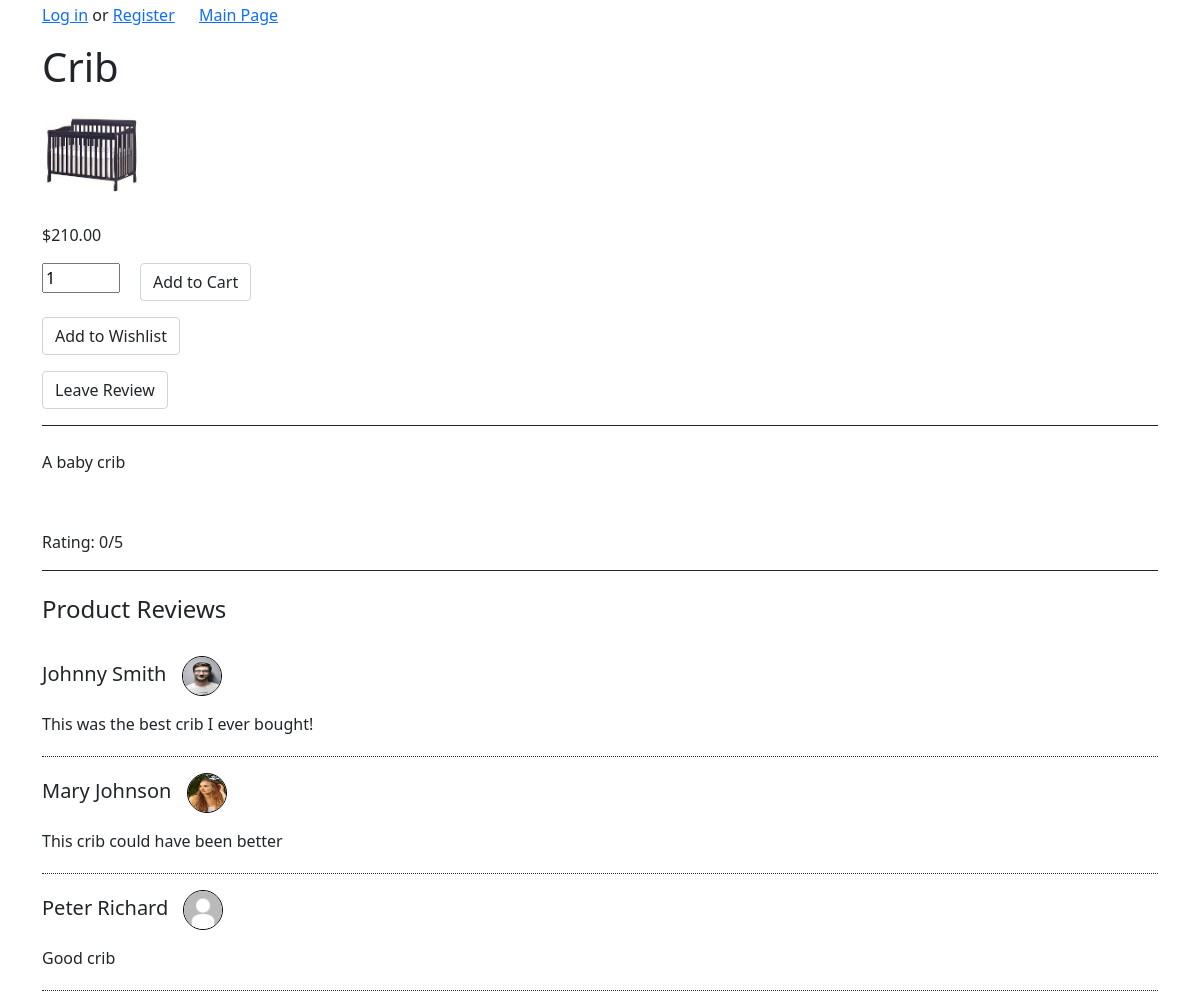
Screenshot of /Product/details/23 with the database file from the repository.
### tables this page shows
CREATE TABLE `product` (
  `product_id` int(11) NOT NULL,
  `name` varchar(50) NOT NULL,
  `description` text NOT NULL,
  `price` decimal(10,2) NOT NULL,
  `rating` int(2) NOT NULL,
  `image` varchar(50) NOT NULL DEFAULT 'shoppingCart.png',
  `category_name` varchar(100) NOT NULL,
  `seller_id` int(11) NOT NULL
);

CREATE TABLE `user` (
  `user_id` int(11) NOT NULL,
  `username` varchar(50) NOT NULL,
  `password_hash` varchar(100) NOT NULL,
  `first_name` varchar(50) NOT NULL,
  `last_name` varchar(50) NOT NULL,
  `role` varchar(10) NOT NULL
);

CREATE TABLE `client` (
  `client_id` int(11) NOT NULL,
  `payment_details` varchar(50) NOT NULL,
  `address` varchar(100) NOT NULL,
  `picture` varchar(50) NOT NULL DEFAULT 'default.jpg',
  `user_id` int(11) NOT NULL
);

CREATE TABLE `review` (
  `review_id` int(11) NOT NULL,
  `message` text NOT NULL,
  `product_id` int(11) NOT NULL,
  `client_id` int(11) NOT NULL
);

### app/core/App.php (called while the page is built, shortened)
<?php
	class App{
		private $method = 'index';
		public function __construct(){
			$url = self::parseUrl();
			if(isset($url[0])){
				unset($url[0]);
			}
			$this->controller = new $this->controller;
			if(isset($url[1])){
				if(method_exists($this->controller, $url[1])){
					$this->method = $url[1];
				}
				unset($url[1]);
			}
			$this->params = $url ? array_values($url) : [];
			call_user_func_array([$this->controller, $this->method], $this->params);
		}
		private static function parseUrl(){
			if(isset($_GET['url'])){
				return explode('/',
					filter_var(
						rtrim($_GET['url'], '/'),
						FILTER_SANITIZE_URL)
				);
			}
		}
	}

### index.php (called while the page is built, shortened)
<?php
	new \app\core\App();

### app/models/Product.php (called while the page is built, shortened)
<?php
class Product extends \app\core\Model{
	public function get($product_id){
		$SQL = 'SELECT * FROM product WHERE product_id = :product_id';
		$STMT = self::$_connection->prepare($SQL);
		$STMT->execute(['product_id'=>$product_id]);
		$STMT->setFetchMode(\PDO::FETCH_CLASS,"app\models\Product");
		return $STMT->fetch();
	}
}

### app/core/DBConnection.php (called while the page is built, shortened)
<?php
class DBConnection{
	static $connection = null;
	private function __construct(){
		if(self::$connection == null){
			$host = 'localhost';
			$DBname = 'project';
			$user = 'root';
			$password = '';
			self::$connection = new \PDO("mysql:host=$host;dbname=$DBname",$user, $password);
		}
	}
	public static function getInstance(){
		return self::$connection;
	}
}

### app/models/User.php (called while the page is built, shortened)
<?php
class User extends \app\core\Model{
	function getByUserId($user_id){
		$SQL = 'SELECT * FROM user WHERE user_id=:user_id';
		$STMT = self::$_connection->prepare($SQL);
		$STMT->execute(['user_id'=>$user_id]);
		$STMT->setFetchMode(\PDO::FETCH_CLASS,"app\models\User");
		return $STMT->fetch();
	}
}

### app/models/Client.php (called while the page is built, shortened)
<?php
class Client extends \app\core\Model{
	function getByClientId($client_id){
	$SQL = 'SELECT * FROM client WHERE client_id=:client_id';
	$STMT = self::$_connection->prepare($SQL);
	$STMT->execute(['client_id'=>$client_id]);
	$STMT->setFetchMode(\PDO::FETCH_CLASS,"app\models\Client");
	return $STMT->fetch();
	}
}

### app/models/Review.php (called while the page is built, shortened)
<?php
class Review extends \app\core\Model{
	public function getReviewsForProduct($product_id){
		$SQL = 'SELECT * FROM review WHERE product_id = :product_id';
		$STMT = self::$_connection->prepare($SQL);
		$STMT->execute(['product_id'=>$product_id]);
		$STMT->setFetchMode(\PDO::FETCH_CLASS,"app\models\Review");
		return $STMT->fetchAll();
	}
}

### app/views/Product/details.php (the view, shortened to what this page needs)
<html>
<head>
<link href="https://cdn.jsdelivr.net/npm/bootstrap@5.1.3/dist/css/bootstrap.min.css" rel="stylesheet">
</head>
<body>
	<div class='container' style='margin-top: 3px;'>
		<h1><?php echo $data['product']->name ?></h1>
		<img src='/pictures/<?= $data['product']->image ?>'height='100' width='100' /><br><br>
		<p><?php echo "$".$data['product']->price ?></p>
		<form action='' method='post'>
			<input style="float:left; margin-right:20px" type="number" name="quantity" value=1 min="1" max="5">
			<label><input style="float:right;" type="submit" name='action' value='Add to Cart' class='form-control'></label>
		</form>
		<form action="/Wishlist/addToWishlist/<?php echo $data['product']->product_id ?>"><label><input style="float:right;" type="submit" name='action' value='Add to Wishlist' class='form-control'></label></form>
		<form action="/Review/index/<?php echo $data['product']->product_id ?>"><label><input style="float:right;" type="submit" name='action' value='Leave Review' class='form-control'></label></form>
		<div style="border-top:1px solid";><br>
			<p><?php echo $data['product']->description?><p><br>
			<p><?php echo "Rating: ".$data['product']->rating . "/5"?><p>
		</div>
		<div style="border-top:1px solid;"><br>
			<h4>Product Reviews</h4><br>
			<?php
				if (isset($data['reviews'][0])){
					for ($i = 0; $i < count($data['reviews']); $i++){
						$review = $data['reviews'][$i];
						$client = $data['clientInfo'][$i];
						$user = $data['userInfo'][$i];
						echo "<p style='font-size: 20px'>$user->first_name $user->last_name <img src='/pictures/$client->picture' height='40' width='40' style='margin-left: 10px;border-radius: 50%; border-color: black; border-style: solid; border-width: thin;'/></p>
							<p style='border-bottom:1px dotted; padding-bottom:20px;'>$review->message</p>
							";
					}
				}
			?>
		</div>
	</div>
</body>
</html>

### rows the page displays
product: name "Crib", image (picture), price "210.00", description "A baby crib", rating "0"
user: first_name "Johnny", last_name "Smith", client.picture (picture)
review: message "This was the best crib I ever bought!"
user: first_name "Mary", last_name "Johnson", client.picture (picture)
review: message "This crib could have been better"
user: first_name "Peter", last_name "Richard", client.picture (placeholder picture)
review: message "Good crib"
